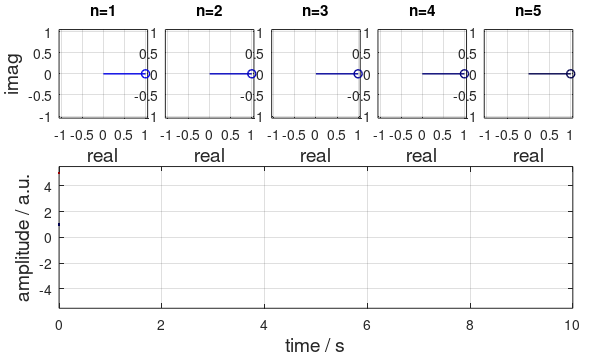
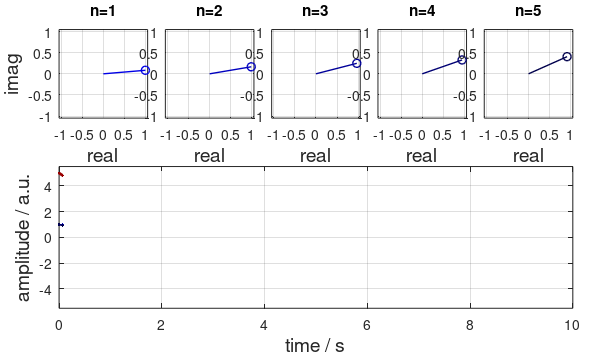
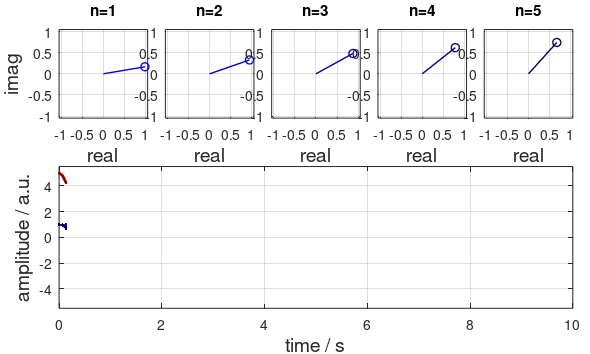
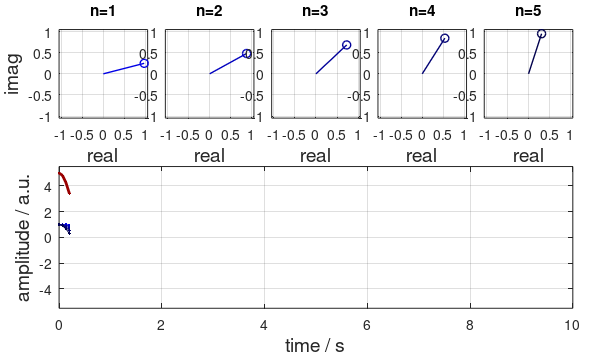

The MATLAB script that drew these images, in order:
%function lecture1_explain_pulsetrain
% this function generates a nice movie to explain how the sum of complex
% exponentials leads to a train of delta-distributions

close all

% parameters
f_fundamental = 0.2;
nr_components = 5;

fs = 15;

T = 1/f_fundamental*2; % overall duration / s

% colors for plotting
cols = [0 0 .9; 0 0 .75; 0 0 .6; 0 0 .45; 0 0 .3; .6 0 0];
delta = .03;

% we want to have <nr_components> small plots where the phasors are rotating and a
% long plot which shows the single signals (sinusoids) and the sum of all.

f = (1:nr_components).'*f_fundamental;  % frequency vector
t = 0:1/fs:T-1/fs;

sig_real = cos(2*pi*f*t);
sig_imag = sin(2*pi*f*t);

sum_real = sum(sig_real,1);

%plotting
%prepare_figure();
figure
set(gcf,'paperunits','centimeters','Paperposition',[0 0 15 9])
set(gca,'Fontsize',14,'visible','off')

axes('Position',[.1 2/3 .15 1/4])
ht1 = plot(sig_real(1,1),sig_imag(1,1),'o','Color',cols(1,:),'Linewidth',1);
hl1 = line([0 sig_real(1,1)],[0 sig_imag(1,1)],'Linewidth',1,'Color',cols(1,:)) 
xlim([-1.05 1.05])
ylim([-1.05 1.05])
title('n=1')
xlabel('real','Fontsize',14)
ylabel('imag','Fontsize',14)
grid on

axes('Position',[.25+delta 2/3 .15 1/4])
ht2 = plot(sig_real(2,1),sig_imag(2,1),'o','Color',cols(2,:),'Linewidth',1);
hl2 = line([0 sig_real(1,1)],[0 sig_imag(1,1)],'Linewidth',1,'Color',cols(2,:)) 
xlim([-1.05 1.05])
ylim([-1.05 1.05])
title('n=2')
xlabel('real','Fontsize',14)
%ylabel('imag')
grid on

axes('Position',[.4+2*delta 2/3 .15 1/4])
ht3 = plot(sig_real(3,1),sig_imag(3,1),'o','Color',cols(3,:),'Linewidth',1);
hl3 = line([0 sig_real(1,1)],[0 sig_imag(1,1)],'Linewidth',1,'Color',cols(3,:)) 
xlim([-1.05 1.05])
ylim([-1.05 1.05])
title('n=3')
xlabel('real','Fontsize',14)
grid on%ylabel('imag')

axes('Position',[.55+3*delta 2/3 .15 1/4])
ht4 = plot(sig_real(4,1),sig_imag(4,1),'o','Color',cols(4,:),'Linewidth',1);
hl4 = line([0 sig_real(1,1)],[0 sig_imag(1,1)],'Linewidth',1,'Color',cols(4,:)) 
xlim([-1.05 1.05])
ylim([-1.05 1.05])
title('n=4')
xlabel('real','Fontsize',14)
%ylabel('imag')
grid on

axes('Position',[.7+4*delta 2/3 .15 1/4])
ht5 = plot(sig_real(5,1),sig_imag(5,1),'o','Color',cols(5,:),'Linewidth',1);
hl5 = line([0 sig_real(1,1)],[0 sig_imag(1,1)],'Linewidth',1,'Color',cols(5,:)) 
xlim([-1.05 1.05])
ylim([-1.05 1.05])
title('n=5')
xlabel('real','Fontsize',14)
%ylabel('imag')
grid on

axes('Position',[.1 .13 .6+4*delta+.15 .4])
hs = plot(t(1:1),sum_real(1:1),'Color',cols(6,:),'Linewidth',2)
hold on
hc1 = plot(t(1:1),sig_real(1,1),'Color',cols(1,:))
hc2 = plot(t(1:1),sig_real(2,1),'Color',cols(2,:))
hc3 = plot(t(1:1),sig_real(3,1),'Color',cols(3,:))
hc4 = plot(t(1:1),sig_real(4,1),'Color',cols(4,:))
hc5 = plot(t(1:1),sig_real(5,1),'Color',cols(5,:))
xlim([0 T])
ylim([-1.1*nr_components 1.1*nr_components])
xlabel('time / s','Fontsize',14)
ylabel('amplitude / a.u.','Fontsize',14)
grid on

%filename = '../pics/lecture_01-movie-pulsetrain/lecture_01-pulsetrain-frame1.pdf';
%save2pdf_and_crop(filename);
filename = '../pics/lecture_01-movie-pulsetrain/lecture_01-pulsetrain-frame001.png';
saveas(gcf, filename, 'png')



%return

% now the loop that updates the graph
for k=2:length(t)
   set(ht1,'XData',sig_real(1,k),'YData',sig_imag(1,k)); 
   set(hl1,'XData',[0 sig_real(1,k)],'YData',[0 sig_imag(1,k)]) 
   
   set(ht2,'XData',sig_real(2,k),'YData',sig_imag(2,k)); 
   set(hl2,'XData',[0 sig_real(2,k)],'YData',[0 sig_imag(2,k)]) 
   
   set(ht3,'XData',sig_real(3,k),'YData',sig_imag(3,k)); 
   set(hl3,'XData',[0 sig_real(3,k)],'YData',[0 sig_imag(3,k)]) 
   
   set(ht4,'XData',sig_real(4,k),'YData',sig_imag(4,k)); 
   set(hl4,'XData',[0 sig_real(4,k)],'YData',[0 sig_imag(4,k)]) 
   
   set(ht5,'XData',sig_real(5,k),'YData',sig_imag(5,k)); 
   set(hl5,'XData',[0 sig_real(5,k)],'YData',[0 sig_imag(5,k)]) 
   
   set(hs,'XData',t(1:k),'YData',sum_real(1:k));
   set(hc1,'XData',t(1:k),'YData',sig_real(1,1:k));
   set(hc2,'XData',t(1:k),'YData',sig_real(2,1:k));
   set(hc3,'XData',t(1:k),'YData',sig_real(3,1:k));
   set(hc4,'XData',t(1:k),'YData',sig_real(4,1:k));
   set(hc5,'XData',t(1:k),'YData',sig_real(5,1:k));
   
   drawnow;
   
   %filename = ['../pics/lecture_01-movie-pulsetrain/lecture_01-pulsetrain-frame' ...
   %             num2str(k) '.pdf'];
   %save2pdf_and_crop(filename);
   
   filename = ['../pics/lecture_01-movie-pulsetrain/lecture_01-pulsetrain-frame' ...
                num2str(k, '%04.0f') '.png'];
   saveas(gcf, filename, 'png');


end

% convert -delay 20 -loop 0 *.jpg myimage.gif